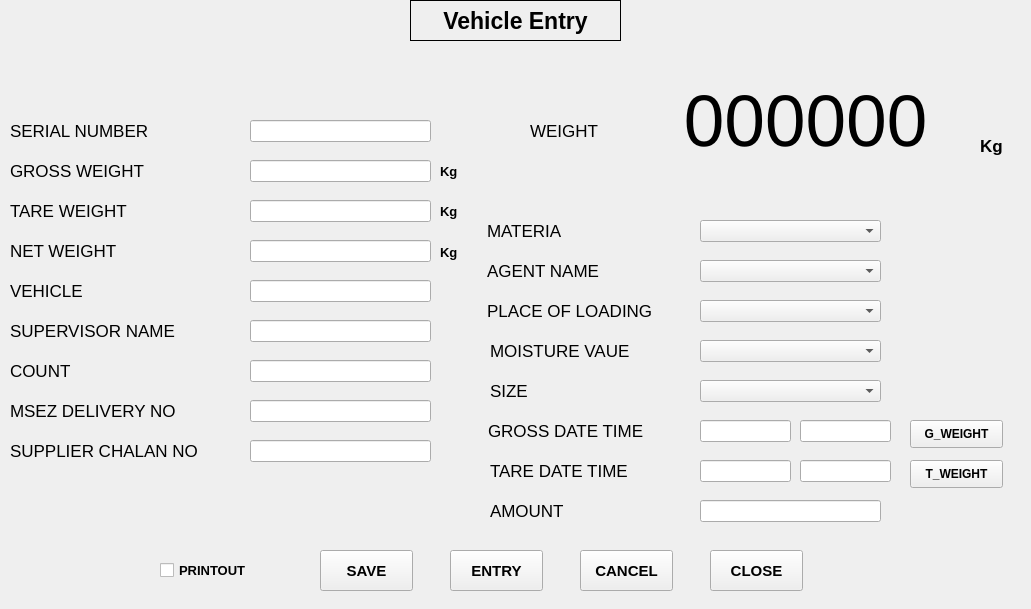
    <widget class="QWidget" name="VehicleEntry">
     <widget class="QLabel" name="label_7">
      <property name="geometry">
       <rect>
        <x>0</x>
        <y>0</y>
        <width>1022</width>
        <height>600</height>
       </rect>
      </property>
      <property name="font">
       <font>
        <pointsize>20</pointsize>
       </font>
      </property>
      <property name="text">
       <string/>
      </property>
     </widget>
     <widget class="QLineEdit" name="le_VehicleEntry_serialNumber">
      <property name="geometry">
       <rect>
        <x>250</x>
        <y>120</y>
        <width>181</width>
        <height>22</height>
       </rect>
      </property>
     </widget>
     <widget class="QLabel" name="label_10">
      <property name="geometry">
       <rect>
        <x>410</x>
        <y>0</y>
        <width>211</width>
        <height>41</height>
       </rect>
      </property>
      <property name="font">
       <font>
        <pointsize>17</pointsize>
        <weight>75</weight>
        <bold>true</bold>
       </font>
      </property>
      <property name="frameShape">
       <enum>QFrame::Box</enum>
      </property>
      <property name="text">
       <string>Vehicle Entry</string>
      </property>
      <property name="alignment">
       <set>Qt::AlignCenter</set>
      </property>
     </widget>
     <widget class="QLabel" name="lb_VehicleEntry_serialNumber">
      <property name="geometry">
       <rect>
        <x>10</x>
        <y>120</y>
        <width>228</width>
        <height>22</height>
       </rect>
      </property>
      <property name="font">
       <font>
        <pointsize>13</pointsize>
       </font>
      </property>
      <property name="text">
       <string>SERIAL NUMBER</string>
      </property>
     </widget>
     <widget class="QLabel" name="lb_VehicleEntry_netWeight">
      <property name="geometry">
       <rect>
        <x>10</x>
        <y>240</y>
        <width>228</width>
        <height>22</height>
       </rect>
      </property>
      <property name="font">
       <font>
        <pointsize>13</pointsize>
       </font>
      </property>
      <property name="text">
       <string>NET WEIGHT</string>
      </property>
     </widget>
     <widget class="QLineEdit" name="le_VehicleEntry_netWeight">
      <property name="geometry">
       <rect>
        <x>250</x>
        <y>240</y>
        <width>181</width>
        <height>22</height>
       </rect>
      </property>
     </widget>
     <widget class="QLabel" name="lb_VehicleEntry_tareWeight">
      <property name="geometry">
       <rect>
        <x>10</x>
        <y>200</y>
        <width>228</width>
        <height>22</height>
       </rect>
      </property>
      <property name="font">
       <font>
        <pointsize>13</pointsize>
       </font>
      </property>
      <property name="text">
       <string>TARE WEIGHT</string>
      </property>
     </widget>
     <widget class="QLineEdit" name="le_VehicleEntry_tareWeight">
      <property name="geometry">
       <rect>
        <x>250</x>
        <y>200</y>
        <width>181</width>
        <height>22</height>
       </rect>
      </property>
     </widget>
     <widget class="QLineEdit" name="le_VehicleEntry_grossWeight">
      <property name="geometry">
       <rect>
        <x>250</x>
        <y>160</y>
        <width>181</width>
        <height>22</height>
       </rect>
      </property>
     </widget>
     <widget class="QLabel" name="lb_VehicleEntry_grossWeight">
      <property name="geometry">
       <rect>
        <x>10</x>
        <y>160</y>
        <width>228</width>
        <height>22</height>
       </rect>
      </property>
      <property name="font">
       <font>
        <pointsize>13</pointsize>
       </font>
      </property>
      <property name="text">
       <string>GROSS WEIGHT</string>
      </property>
     </widget>
     <widget class="QLabel" name="lb_VehicleEntry_weight">
      <property name="geometry">
       <rect>
        <x>530</x>
        <y>120</y>
        <width>81</width>
        <height>21</height>
       </rect>
      </property>
      <property name="font">
       <font>
        <pointsize>13</pointsize>
       </font>
      </property>
      <property name="text">
       <string>WEIGHT</string>
      </property>
     </widget>
     <widget class="QLabel" name="lb_VehicleEntry_weightDisplay">
      <property name="geometry">
       <rect>
        <x>640</x>
        <y>80</y>
        <width>331</width>
        <height>81</height>
       </rect>
      </property>
      <property name="font">
       <font>
        <pointsize>55</pointsize>
       </font>
      </property>
      <property name="autoFillBackground">
       <bool>true</bool>
      </property>
      <property name="text">
       <string>000000</string>
      </property>
      <property name="alignment">
       <set>Qt::AlignCenter</set>
      </property>
     </widget>
     <widget class="QLineEdit" name="le_VehicleEntry_grossDate">
      <property name="geometry">
       <rect>
        <x>700</x>
        <y>420</y>
        <width>91</width>
        <height>22</height>
       </rect>
      </property>
     </widget>
     <widget class="QLineEdit" name="le_VehicleEntry_amount">
      <property name="geometry">
       <rect>
        <x>700</x>
        <y>500</y>
        <width>181</width>
        <height>22</height>
       </rect>
      </property>
     </widget>
     <widget class="QLabel" name="lb_VehicleEntry_grossDateTime">
      <property name="geometry">
       <rect>
        <x>488</x>
        <y>420</y>
        <width>211</width>
        <height>22</height>
       </rect>
      </property>
      <property name="font">
       <font>
        <pointsize>13</pointsize>
       </font>
      </property>
      <property name="text">
       <string>GROSS DATE TIME</string>
      </property>
     </widget>
     <widget class="QLineEdit" name="le_VehicleEntry_tareDate">
      <property name="geometry">
       <rect>
        <x>700</x>
        <y>460</y>
        <width>91</width>
        <height>22</height>
       </rect>
      </property>
     </widget>
     <widget class="QLabel" name="lb_VehicleEntry_tareDateTime">
      <property name="geometry">
       <rect>
        <x>490</x>
        <y>460</y>
        <width>211</width>
        <height>22</height>
       </rect>
      </property>
      <property name="font">
       <font>
        <pointsize>13</pointsize>
       </font>
      </property>
      <property name="text">
       <string>TARE DATE TIME</string>
      </property>
     </widget>
     <widget class="QLabel" name="lb_VehicleEntry_amount">
      <property name="geometry">
       <rect>
        <x>490</x>
        <y>500</y>
        <width>120</width>
        <height>22</height>
       </rect>
      </property>
      <property name="font">
       <font>
        <pointsize>13</pointsize>
       </font>
      </property>
      <property name="text">
       <string>AMOUNT</string>
      </property>
     </widget>
     <widget class="QPushButton" name="pb_VehicleEntry_G_weight">
      <property name="geometry">
       <rect>
        <x>910</x>
        <y>420</y>
        <width>93</width>
        <height>28</height>
       </rect>
      </property>
      <property name="font">
       <font>
        <pointsize>9</pointsize>
        <weight>75</weight>
        <bold>true</bold>
       </font>
      </property>
      <property name="text">
       <string>G_WEIGHT</string>
      </property>
     </widget>
     <widget class="QPushButton" name="pb_VehicleEntry_T_Weight">
      <property name="geometry">
       <rect>
        <x>910</x>
        <y>460</y>
        <width>93</width>
        <height>28</height>
       </rect>
      </property>
      <property name="font">
       <font>
        <pointsize>9</pointsize>
        <weight>75</weight>
        <bold>true</bold>
       </font>
      </property>
      <property name="text">
       <string>T_WEIGHT</string>
      </property>
     </widget>
     <widget class="QPushButton" name="pb_VehicleEntry_save">
      <property name="geometry">
       <rect>
        <x>320</x>
        <y>550</y>
        <width>93</width>
        <height>41</height>
       </rect>
      </property>
      <property name="font">
       <font>
        <pointsize>11</pointsize>
        <weight>75</weight>
        <bold>true</bold>
       </font>
      </property>
      <property name="text">
       <string>SAVE</string>
      </property>
     </widget>
     <widget class="QPushButton" name="pb_VehicleEntry_cancel">
      <property name="geometry">
       <rect>
        <x>580</x>
        <y>550</y>
        <width>93</width>
        <height>41</height>
       </rect>
      </property>
      <property name="font">
       <font>
        <pointsize>11</pointsize>
        <weight>75</weight>
        <bold>true</bold>
       </font>
      </property>
      <property name="text">
       <string>CANCEL</string>
      </property>
     </widget>
     <widget class="QPushButton" name="pb_VehicleEntry_close">
      <property name="geometry">
       <rect>
        <x>710</x>
        <y>550</y>
        <width>93</width>
        <height>41</height>
       </rect>
      </property>
      <property name="font">
       <font>
        <pointsize>11</pointsize>
        <weight>75</weight>
        <bold>true</bold>
       </font>
      </property>
      <property name="text">
       <string>CLOSE</string>
      </property>
     </widget>
     <widget class="QPushButton" name="pb_VehicleEntry_entry">
      <property name="geometry">
       <rect>
        <x>450</x>
        <y>550</y>
        <width>93</width>
        <height>41</height>
       </rect>
      </property>
      <property name="font">
       <font>
        <pointsize>11</pointsize>
        <weight>75</weight>
        <bold>true</bold>
       </font>
      </property>
      <property name="text">
       <string>ENTRY</string>
      </property>
     </widget>
     <widget class="QCheckBox" name="checkBox_VehicleEntry">
      <property name="geometry">
       <rect>
        <x>160</x>
        <y>560</y>
        <width>131</width>
        <height>20</height>
       </rect>
      </property>
      <property name="font">
       <font>
        <pointsize>10</pointsize>
        <weight>75</weight>
        <bold>true</bold>
       </font>
      </property>
      <property name="text">
       <string>PRINTOUT</string>
      </property>
     </widget>
     <widget class="QLabel" name="lb_vehicleEntry_kg_1">
      <property name="geometry">
       <rect>
        <x>980</x>
        <y>130</y>
        <width>31</width>
        <height>31</height>
       </rect>
      </property>
      <property name="font">
       <font>
        <pointsize>13</pointsize>
        <weight>75</weight>
        <bold>true</bold>
       </font>
      </property>
      <property name="text">
       <string>Kg</string>
      </property>
     </widget>
     <widget class="QLabel" name="lb_vehicleEntry_unit_net">
      <property name="geometry">
       <rect>
        <x>440</x>
        <y>240</y>
        <width>31</width>
        <height>20</height>
       </rect>
      </property>
      <property name="font">
       <font>
        <pointsize>10</pointsize>
        <weight>75</weight>
        <bold>true</bold>
       </font>
      </property>
      <property name="text">
       <string>Kg</string>
      </property>
      <property name="alignment">
       <set>Qt::AlignBottom|Qt::AlignLeading|Qt::AlignLeft</set>
      </property>
     </widget>
     <widget class="QLabel" name="lb_vehicleEntry_unit_tare">
      <property name="geometry">
       <rect>
        <x>440</x>
        <y>199</y>
        <width>31</width>
        <height>20</height>
       </rect>
      </property>
      <property name="font">
       <font>
        <pointsize>10</pointsize>
        <weight>75</weight>
        <bold>true</bold>
       </font>
      </property>
      <property name="text">
       <string>Kg</string>
      </property>
      <property name="alignment">
       <set>Qt::AlignBottom|Qt::AlignLeading|Qt::AlignLeft</set>
      </property>
     </widget>
     <widget class="QLabel" name="lb_vehicleEntry_unit_gross">
      <property name="geometry">
       <rect>
        <x>440</x>
        <y>159</y>
        <width>31</width>
        <height>20</height>
       </rect>
      </property>
      <property name="font">
       <font>
        <pointsize>10</pointsize>
        <weight>75</weight>
        <bold>true</bold>
       </font>
      </property>
      <property name="text">
       <string>Kg</string>
      </property>
      <property name="alignment">
       <set>Qt::AlignBottom|Qt::AlignLeading|Qt::AlignLeft</set>
      </property>
     </widget>
     <widget class="QLabel" name="lb_VehicleEntry_code4_moistureValue">
      <property name="geometry">
       <rect>
        <x>490</x>
        <y>340</y>
        <width>181</width>
        <height>22</height>
       </rect>
      </property>
      <property name="font">
       <font>
        <pointsize>13</pointsize>
       </font>
      </property>
      <property name="text">
       <string>MOISTURE VAUE</string>
      </property>
     </widget>
     <widget class="QLabel" name="lb_VehicleEntry_code5_size">
      <property name="geometry">
       <rect>
        <x>490</x>
        <y>380</y>
        <width>120</width>
        <height>22</height>
       </rect>
      </property>
      <property name="font">
       <font>
        <pointsize>13</pointsize>
       </font>
      </property>
      <property name="text">
       <string>SIZE</string>
      </property>
     </widget>
     <widget class="QComboBox" name="combo_VehicleEntry_code5_size">
      <property name="geometry">
       <rect>
        <x>700</x>
        <y>380</y>
        <width>181</width>
        <height>22</height>
       </rect>
      </property>
     </widget>
     <widget class="QComboBox" name="combo_VehicleEntry_code4_moisturevalue">
      <property name="geometry">
       <rect>
        <x>700</x>
        <y>340</y>
        <width>181</width>
        <height>22</height>
       </rect>
      </property>
     </widget>
     <widget class="QLineEdit" name="le_VehicleEntry_header2_supervisorName">
      <property name="geometry">
       <rect>
        <x>250</x>
        <y>320</y>
        <width>181</width>
        <height>22</height>
       </rect>
      </property>
     </widget>
     <widget class="QLabel" name="lb_VehicleEntry_code1_materia">
      <property name="geometry">
       <rect>
        <x>487</x>
        <y>220</y>
        <width>181</width>
        <height>22</height>
       </rect>
      </property>
      <property name="font">
       <font>
        <pointsize>13</pointsize>
       </font>
      </property>
      <property name="text">
       <string>MATERIA</string>
      </property>
     </widget>
     <widget class="QLineEdit" name="le_VehicleEntry_header5_supplierChalanNo">
      <property name="geometry">
       <rect>
        <x>250</x>
        <y>440</y>
        <width>181</width>
        <height>22</height>
       </rect>
      </property>
     </widget>
     <widget class="QLineEdit" name="le_VehicleEntry_header3_count">
      <property name="geometry">
       <rect>
        <x>250</x>
        <y>360</y>
        <width>181</width>
        <height>22</height>
       </rect>
      </property>
     </widget>
     <widget class="QLabel" name="lb_VehicleEntry_code3_placeOfLoading">
      <property name="geometry">
       <rect>
        <x>487</x>
        <y>300</y>
        <width>201</width>
        <height>22</height>
       </rect>
      </property>
      <property name="font">
       <font>
        <pointsize>13</pointsize>
       </font>
      </property>
      <property name="text">
       <string>PLACE OF LOADING</string>
      </property>
     </widget>
     <widget class="QLineEdit" name="le_VehicleEntry_header4_msezDeliverNo">
      <property name="geometry">
       <rect>
        <x>250</x>
        <y>400</y>
        <width>181</width>
        <height>22</height>
       </rect>
      </property>
     </widget>
     <widget class="QLabel" name="lb_VehicleEntry_header3_count">
      <property name="geometry">
       <rect>
        <x>10</x>
        <y>360</y>
        <width>228</width>
        <height>22</height>
       </rect>
      </property>
      <property name="font">
       <font>
        <pointsize>13</pointsize>
       </font>
      </property>
      <property name="text">
       <string>COUNT</string>
      </property>
     </widget>
     <widget class="QLabel" name="lb_VehicleEntry_header1_vehicle">
      <property name="geometry">
       <rect>
        <x>10</x>
        <y>280</y>
        <width>228</width>
        <height>22</height>
       </rect>
      </property>
      <property name="font">
       <font>
        <pointsize>13</pointsize>
       </font>
      </property>
      <property name="text">
       <string>VEHICLE</string>
      </property>
     </widget>
     <widget class="QLabel" name="lb_VehicleEntry_header4_msezDeliverNo">
      <property name="geometry">
       <rect>
        <x>10</x>
        <y>400</y>
        <width>228</width>
        <height>22</height>
       </rect>
      </property>
      <property name="font">
       <font>
        <pointsize>13</pointsize>
       </font>
      </property>
      <property name="text">
       <string>MSEZ DELIVERY NO</string>
      </property>
     </widget>
     <widget class="QComboBox" name="combo_VehicleEntry_code3_placeOfLoading">
      <property name="geometry">
       <rect>
        <x>700</x>
        <y>300</y>
        <width>181</width>
        <height>22</height>
       </rect>
      </property>
     </widget>
     <widget class="QLabel" name="lb_VehicleEntry_header2_supervisorName">
      <property name="geometry">
       <rect>
        <x>10</x>
        <y>320</y>
        <width>228</width>
        <height>22</height>
       </rect>
      </property>
      <property name="font">
       <font>
        <pointsize>13</pointsize>
       </font>
      </property>
      <property name="text">
       <string>SUPERVISOR NAME</string>
      </property>
     </widget>
     <widget class="QLabel" name="lb_VehicleEntry_code2_agentName">
      <property name="geometry">
       <rect>
        <x>487</x>
        <y>260</y>
        <width>181</width>
        <height>22</height>
       </rect>
      </property>
      <property name="font">
       <font>
        <pointsize>13</pointsize>
       </font>
      </property>
      <property name="text">
       <string>AGENT NAME</string>
      </property>
     </widget>
     <widget class="QComboBox" name="combo_VehicleEntry_code2_agentName">
      <property name="geometry">
       <rect>
        <x>700</x>
        <y>260</y>
        <width>181</width>
        <height>22</height>
       </rect>
      </property>
     </widget>
     <widget class="QComboBox" name="combo_VehicleEntry_code1_materia">
      <property name="geometry">
       <rect>
        <x>700</x>
        <y>220</y>
        <width>181</width>
        <height>22</height>
       </rect>
      </property>
     </widget>
     <widget class="QLabel" name="lb_VehicleEntry_header5_supplierChalanNo">
      <property name="geometry">
       <rect>
        <x>10</x>
        <y>440</y>
        <width>228</width>
        <height>22</height>
       </rect>
      </property>
      <property name="font">
       <font>
        <pointsize>13</pointsize>
       </font>
      </property>
      <property name="text">
       <string>SUPPLIER CHALAN NO</string>
      </property>
     </widget>
     <widget class="QLineEdit" name="le_VehicleEntry_header1_vehicle">
      <property name="geometry">
       <rect>
        <x>250</x>
        <y>280</y>
        <width>181</width>
        <height>22</height>
       </rect>
      </property>
     </widget>
     <widget class="QLineEdit" name="le_VehicleEntry_grossTime">
      <property name="geometry">
       <rect>
        <x>800</x>
        <y>420</y>
        <width>91</width>
        <height>22</height>
       </rect>
      </property>
     </widget>
     <widget class="QLineEdit" name="le_VehicleEntry_tareTime">
      <property name="geometry">
       <rect>
        <x>800</x>
        <y>460</y>
        <width>91</width>
        <height>22</height>
       </rect>
      </property>
     </widget>
    </widget>
